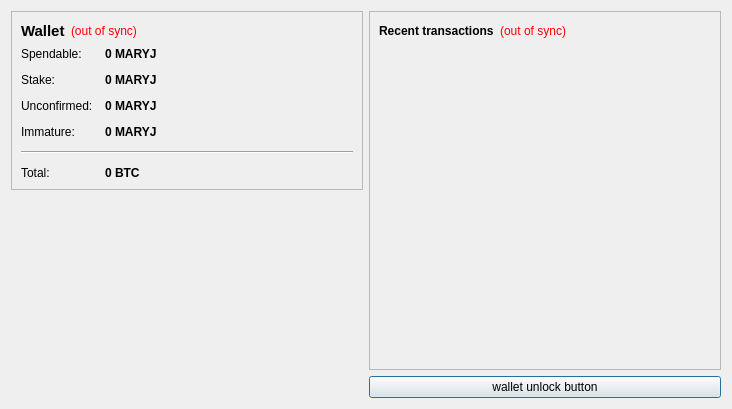
<?xml version="1.0" encoding="UTF-8"?>
<ui version="4.0">
 <class>OverviewPage</class>
 <widget class="QWidget" name="OverviewPage">
  <property name="geometry">
   <rect>
    <x>0</x>
    <y>0</y>
    <width>732</width>
    <height>409</height>
   </rect>
  </property>
  <property name="windowTitle">
   <string>Form</string>
  </property>
  <layout class="QHBoxLayout" name="horizontalLayout" stretch="0,0">
   <item>
    <layout class="QVBoxLayout" name="verticalLayout_2">
     <item>
      <widget class="QFrame" name="frame">
       <property name="frameShape">
        <enum>QFrame::StyledPanel</enum>
       </property>
       <property name="frameShadow">
        <enum>QFrame::Raised</enum>
       </property>
       <layout class="QVBoxLayout" name="verticalLayout_4">
        <item>
         <layout class="QHBoxLayout" name="horizontalLayout_4">
          <item>
           <widget class="QLabel" name="label_5">
            <property name="font">
             <font>
              <pointsize>11</pointsize>
              <weight>75</weight>
              <bold>true</bold>
             </font>
            </property>
            <property name="text">
             <string>Wallet</string>
            </property>
           </widget>
          </item>
          <item>
           <widget class="QLabel" name="labelWalletStatus">
            <property name="toolTip">
             <string>The displayed information may be out of date. Your wallet automatically synchronizes with the MaryJaneCoin network after a connection is established, but this process has not completed yet.</string>
            </property>
            <property name="styleSheet">
             <string notr="true">QLabel { color: red; }</string>
            </property>
            <property name="text">
             <string notr="true">(out of sync)</string>
            </property>
            <property name="alignment">
             <set>Qt::AlignLeading|Qt::AlignLeft|Qt::AlignVCenter</set>
            </property>
           </widget>
          </item>
          <item>
           <spacer name="horizontalSpacer_2">
            <property name="orientation">
             <enum>Qt::Horizontal</enum>
            </property>
            <property name="sizeHint" stdset="0">
             <size>
              <width>40</width>
              <height>20</height>
             </size>
            </property>
           </spacer>
          </item>
         </layout>
        </item>
        <item>
         <layout class="QFormLayout" name="formLayout_2">
          <property name="fieldGrowthPolicy">
           <enum>QFormLayout::AllNonFixedFieldsGrow</enum>
          </property>
          <property name="horizontalSpacing">
           <number>12</number>
          </property>
          <property name="verticalSpacing">
           <number>12</number>
          </property>
          <item row="0" column="0">
           <widget class="QLabel" name="label">
            <property name="text">
             <string>Spendable:</string>
            </property>
           </widget>
          </item>
          <item row="0" column="1">
           <widget class="QLabel" name="labelBalance">
            <property name="font">
             <font>
              <weight>75</weight>
              <bold>true</bold>
             </font>
            </property>
            <property name="cursor">
             <cursorShape>IBeamCursor</cursorShape>
            </property>
            <property name="toolTip">
             <string>Your current spendable balance</string>
            </property>
            <property name="text">
             <string notr="true">0 MARYJ</string>
            </property>
            <property name="textInteractionFlags">
             <set>Qt::LinksAccessibleByMouse|Qt::TextSelectableByKeyboard|Qt::TextSelectableByMouse</set>
            </property>
           </widget>
          </item>
          <item row="1" column="0">
           <widget class="QLabel" name="label_6">
            <property name="text">
             <string>Stake:</string>
            </property>
           </widget>
          </item>
          <item row="1" column="1">
           <widget class="QLabel" name="labelStake">
            <property name="font">
             <font>
              <weight>75</weight>
              <bold>true</bold>
             </font>
            </property>
            <property name="cursor">
             <cursorShape>IBeamCursor</cursorShape>
            </property>
            <property name="toolTip">
             <string>Total of coins that was staked, and do not yet count toward the current balance</string>
            </property>
            <property name="text">
             <string notr="true">0 MARYJ</string>
            </property>
            <property name="textInteractionFlags">
             <set>Qt::LinksAccessibleByMouse|Qt::TextSelectableByKeyboard|Qt::TextSelectableByMouse</set>
            </property>
           </widget>
          </item>
          <item row="2" column="0">
           <widget class="QLabel" name="label_3">
            <property name="text">
             <string>Unconfirmed:</string>
            </property>
           </widget>
          </item>
          <item row="2" column="1">
           <widget class="QLabel" name="labelUnconfirmed">
            <property name="font">
             <font>
              <weight>75</weight>
              <bold>true</bold>
             </font>
            </property>
            <property name="cursor">
             <cursorShape>IBeamCursor</cursorShape>
            </property>
            <property name="toolTip">
             <string>Total of transactions that have yet to be confirmed, and do not yet count toward the current balance</string>
            </property>
            <property name="text">
             <string notr="true">0 MARYJ</string>
            </property>
            <property name="textInteractionFlags">
             <set>Qt::LinksAccessibleByMouse|Qt::TextSelectableByKeyboard|Qt::TextSelectableByMouse</set>
            </property>
           </widget>
          </item>
          <item row="3" column="0">
           <widget class="QLabel" name="labelImmatureText">
            <property name="text">
             <string>Immature:</string>
            </property>
           </widget>
          </item>
          <item row="3" column="1">
           <widget class="QLabel" name="labelImmature">
            <property name="font">
             <font>
              <weight>75</weight>
              <bold>true</bold>
             </font>
            </property>
            <property name="toolTip">
             <string>Mined balance that has not yet matured</string>
            </property>
            <property name="text">
             <string notr="true">0 MARYJ</string>
            </property>
            <property name="textInteractionFlags">
             <set>Qt::LinksAccessibleByMouse|Qt::TextSelectableByKeyboard|Qt::TextSelectableByMouse</set>
            </property>
           </widget>
          </item>
          <item row="4" column="0" colspan="2">
           <widget class="Line" name="line">
            <property name="orientation">
             <enum>Qt::Horizontal</enum>
            </property>
           </widget>
          </item>
          <item row="5" column="0">
           <widget class="QLabel" name="labelTotalText">
            <property name="text">
             <string>Total:</string>
            </property>
           </widget>
          </item>
          <item row="5" column="1">
           <widget class="QLabel" name="labelTotal">
            <property name="font">
             <font>
              <weight>75</weight>
              <bold>true</bold>
             </font>
            </property>
            <property name="cursor">
             <cursorShape>IBeamCursor</cursorShape>
            </property>
            <property name="toolTip">
             <string>Your current total balance</string>
            </property>
            <property name="text">
             <string notr="true">0 BTC</string>
            </property>
            <property name="textInteractionFlags">
             <set>Qt::LinksAccessibleByMouse|Qt::TextSelectableByKeyboard|Qt::TextSelectableByMouse</set>
            </property>
           </widget>
          </item>
         </layout>
        </item>
       </layout>
      </widget>
     </item>
     <item>
      <spacer name="verticalSpacer_4">
       <property name="orientation">
        <enum>Qt::Vertical</enum>
       </property>
       <property name="sizeHint" stdset="0">
        <size>
         <width>20</width>
         <height>40</height>
        </size>
       </property>
      </spacer>
     </item>
     <item>
      <widget class="QLabel" name="label_2">
       <property name="text">
        <string/>
       </property>
       <property name="pixmap">
        <pixmap resource="../bitcoin.qrc">:/images/Wallet_Logo</pixmap>
       </property>
       <property name="alignment">
        <set>Qt::AlignCenter</set>
       </property>
      </widget>
     </item>
     <item>
      <spacer name="verticalSpacer">
       <property name="orientation">
        <enum>Qt::Vertical</enum>
       </property>
       <property name="sizeHint" stdset="0">
        <size>
         <width>20</width>
         <height>40</height>
        </size>
       </property>
      </spacer>
     </item>
    </layout>
   </item>
   <item>
    <layout class="QVBoxLayout" name="verticalLayout_3">
     <item>
      <widget class="QFrame" name="frame_2">
       <property name="frameShape">
        <enum>QFrame::StyledPanel</enum>
       </property>
       <property name="frameShadow">
        <enum>QFrame::Raised</enum>
       </property>
       <layout class="QVBoxLayout" name="verticalLayout">
        <item>
         <layout class="QHBoxLayout" name="horizontalLayout_2">
          <item>
           <widget class="QLabel" name="label_4">
            <property name="text">
             <string>&lt;b&gt;Recent transactions&lt;/b&gt;</string>
            </property>
           </widget>
          </item>
          <item>
           <widget class="QLabel" name="labelTransactionsStatus">
            <property name="toolTip">
             <string>The displayed information may be out of date. Your wallet automatically synchronizes with the MaryJaneCoin network after a connection is established, but this process has not completed yet.</string>
            </property>
            <property name="styleSheet">
             <string notr="true">QLabel { color: red; }</string>
            </property>
            <property name="text">
             <string notr="true">(out of sync)</string>
            </property>
            <property name="alignment">
             <set>Qt::AlignRight|Qt::AlignTrailing|Qt::AlignVCenter</set>
            </property>
           </widget>
          </item>
          <item>
           <spacer name="horizontalSpacer">
            <property name="orientation">
             <enum>Qt::Horizontal</enum>
            </property>
            <property name="sizeHint" stdset="0">
             <size>
              <width>40</width>
              <height>20</height>
             </size>
            </property>
           </spacer>
          </item>
         </layout>
        </item>
        <item>
         <widget class="QListView" name="listTransactions">
          <property name="styleSheet">
           <string notr="true">QListView { background: transparent; }</string>
          </property>
          <property name="frameShape">
           <enum>QFrame::NoFrame</enum>
          </property>
          <property name="verticalScrollBarPolicy">
           <enum>Qt::ScrollBarAlwaysOff</enum>
          </property>
          <property name="horizontalScrollBarPolicy">
           <enum>Qt::ScrollBarAlwaysOff</enum>
          </property>
          <property name="selectionMode">
           <enum>QAbstractItemView::NoSelection</enum>
          </property>
         </widget>
        </item>
       </layout>
      </widget>
     </item>
     <item>
      <widget class="QPushButton" name="unlockWalletButton">
       <property name="sizePolicy">
        <sizepolicy hsizetype="Minimum" vsizetype="Fixed">
         <horstretch>0</horstretch>
         <verstretch>0</verstretch>
        </sizepolicy>
       </property>
       <property name="maximumSize">
        <size>
         <width>16777214</width>
         <height>16777214</height>
        </size>
       </property>
       <property name="toolTip">
        <string/>
       </property>
       <property name="text">
        <string>wallet unlock button</string>
       </property>
       <property name="checkable">
        <bool>false</bool>
       </property>
       <property name="autoDefault">
        <bool>false</bool>
       </property>
       <property name="default">
        <bool>true</bool>
       </property>
       <property name="flat">
        <bool>false</bool>
       </property>
      </widget>
     </item>
    </layout>
   </item>
  </layout>
 </widget>
 <resources>
  <include location="../bitcoin.qrc"/>
 </resources>
 <connections/>
</ui>
